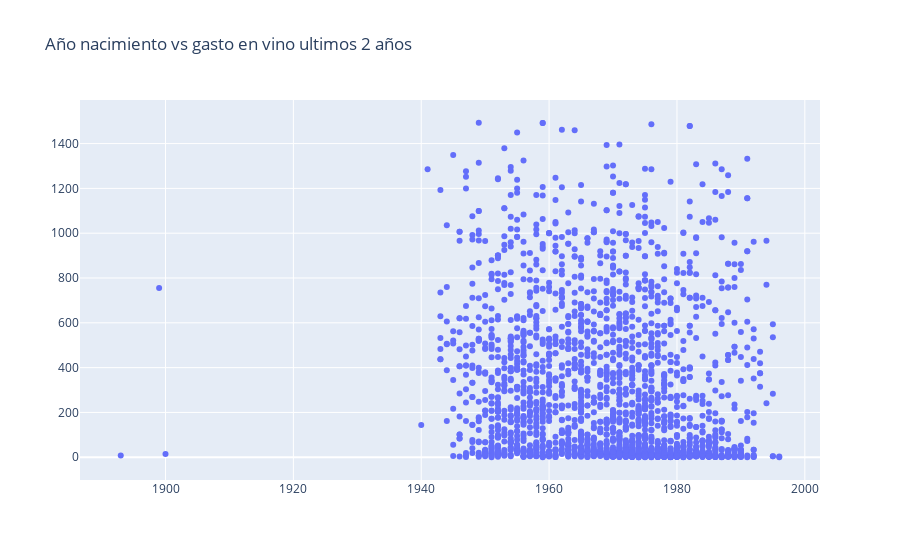

Notebook code for this chart:
### Code cell
fig = go.Figure()
fig.add_trace(go.Scatter(x=x, y=y,
                    mode='markers',
                    name='Scatter'))

fig.update_layout(title='Año nacimiento vs gasto en vino ultimos 2 años')

fig.show()

### Figure 1 — Plotly figure (JSON) as saved in the notebook; plotly's stock layout.template omitted (floating-point values rounded to 4 significant figures; data arrays with more than 128 entries replaced by an {"elided": "..."} marker saying what was removed)
{"data": [{"mode": "markers", "name": "Scatter", "type": "scatter", "x": {"elided": "2240 int values"}, "y": {"elided": "2240 int values"}}], "layout": {"title": {"text": "Año nacimiento vs gasto en vino ultimos 2 años"}}}
